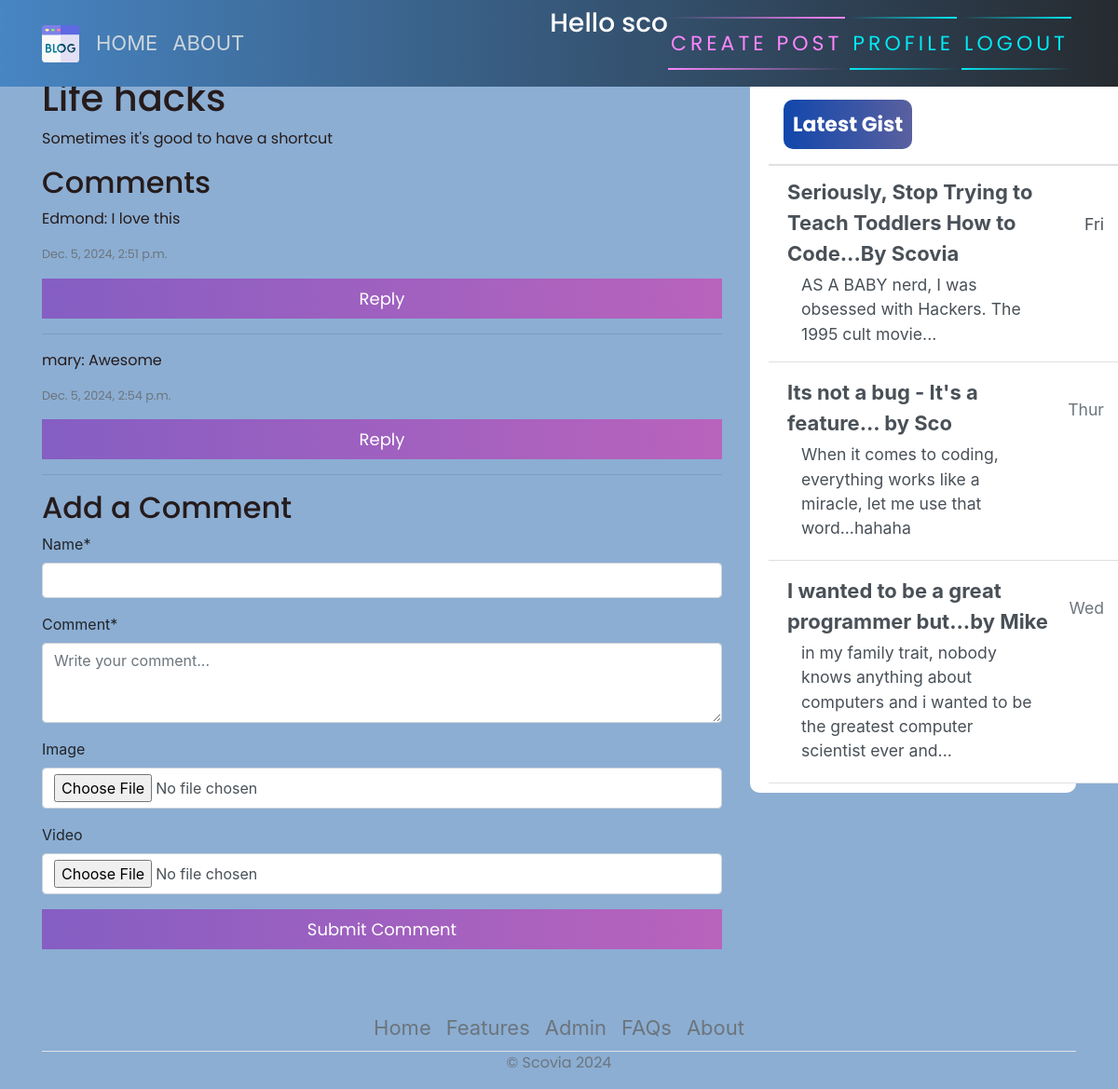
Before: /post/3/ (signed in) with the older database file.
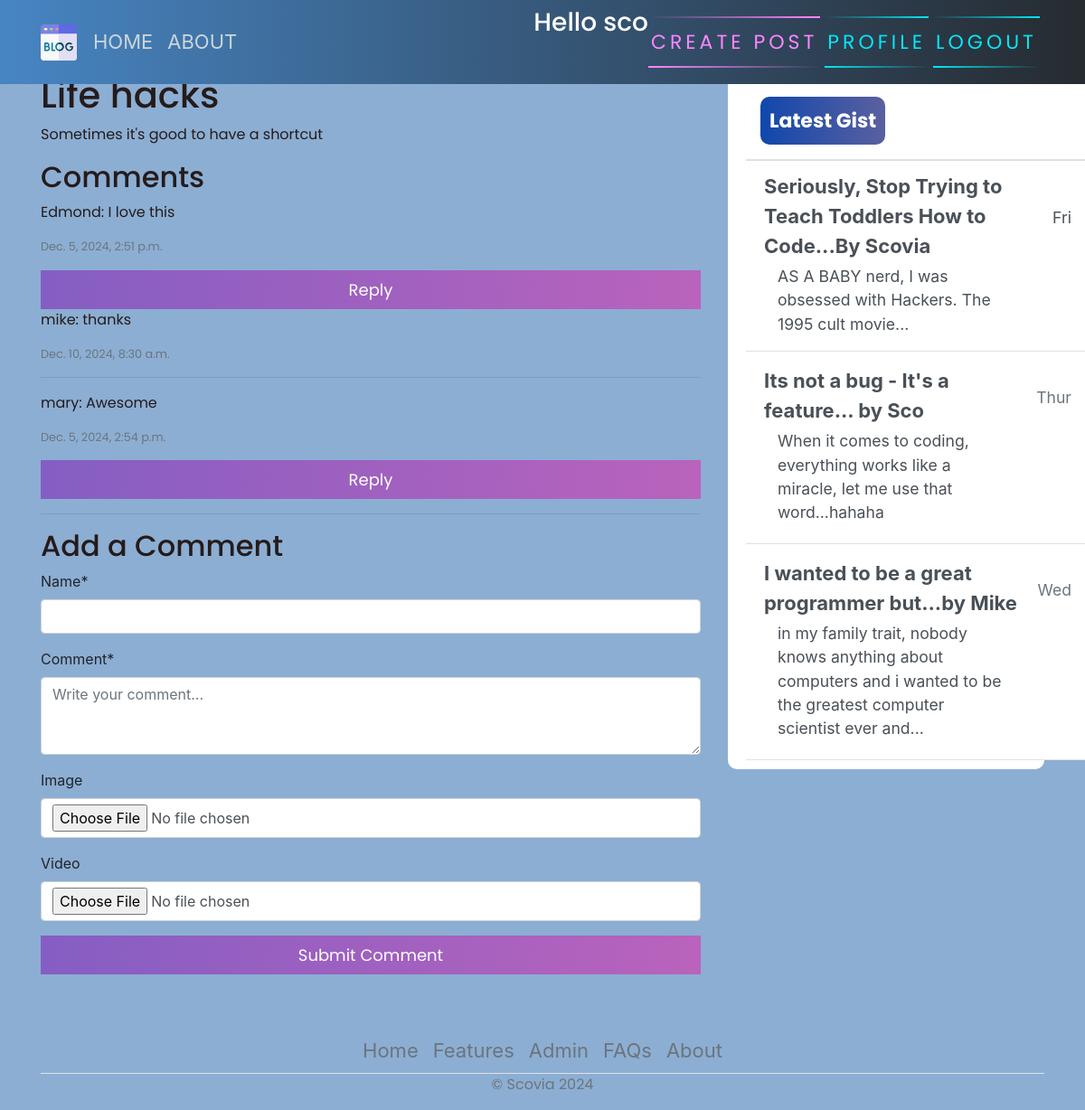
After: the same page with the newer database file.
### diary/models.py (models this page shows, shortened)
class Comment(models.Model):
    post = models.ForeignKey(Post, on_delete=models.CASCADE, related_name='comments')
    name = models.CharField(max_length=200)
    body = models.TextField()
    image = models.ImageField(upload_to='comment_images/', blank=True, null=True)
    video = models.FileField(upload_to='comment_videos/', blank=True, null=True)
    created_on = models.DateTimeField(auto_now_add=True)
    parent = models.ForeignKey('self', null=True, blank=True, related_name='parent_replies', on_delete=models.CASCADE)

### diary/views.py (the view, shortened to what this page needs)
# urls.py: path('post/<int:pk>/', PostDetailView.as_view(), name="blog-detail"),
class PostDetailView(LoginRequiredMixin, DetailView):
    model = Post
    template_name = 'post_detail.html'
    def get_context_data(self, **kwargs):
        context = super().get_context_data(**kwargs)
        context['comment_form'] = CommentForm()  # Use one form for both comments and replies
        context['comments'] = Comment.objects.filter(post=self.object, parent=None)  # Only top-level comments
        return context

### diary/forms.py
class CommentForm(forms.ModelForm):
    class Meta:
        model = Comment
        fields = ('name', 'body','image','video')
    image = forms.ImageField(required=False, widget=forms.FileInput(attrs={'accept': 'image/*'})) # Accept only images
    video = forms.FileField(required=False, widget=forms.FileInput(attrs={'accept': 'video/*'})) # Accept only videos
    body = forms.CharField(widget=forms.Textarea(attrs={'rows':3, 'placeholder': 'Write your comment...'}), label="Comment")

### diary/templates/post_detail.html (shortened to what this page needs)
{% extends 'base.html' %}
{% load crispy_forms_tags %}
{% block content %}
    <h1>{{ post.title }}</h1>
    <p>{{ post.content }}</p>
    <h2>Comments</h2>
    {% for comment in comments %}
        <div class="comment">
            <p>{{ comment.name }}: {{ comment.body }}</p>
            <p class="small text-muted">{{ comment.created_on }}</p>
            <button onclick="toggleReplyForm({{ comment.id }})">Reply</button>
            {% for reply in comment.parent_replies.all %}  {% comment %} Replies to this comment {% endcomment %}
                <div class="comment reply">
                    <p>{{ reply.name }}: {{ reply.body }}</p>
                    <p class="small text-muted">{{ reply.created_on }}</p>
                </div>
            {% endfor %}
        </div>
        <hr>
    {% empty %}
        <p>No comments yet.</p>
    {% endfor %}
    <h2>Add a Comment</h2>
    <form method="post" enctype="multipart/form-data">  {% csrf_token %}
        {{ comment_form|crispy }}  {% comment %} Use the same form for top-level comments {% endcomment %}
        <button type="submit">Submit Comment</button>
    </form>
{% endblock %}

Changed rows visible on the page:
added Comment: name "mike", body "thanks", created_on "Dec. 10, 2024, 8:30 a.m.", shown under "Edmond"
